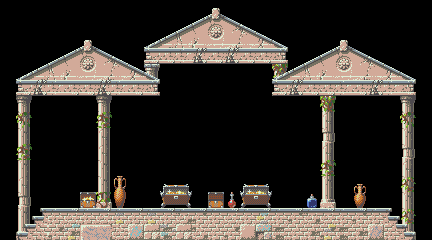

The image is a tile-based game level rendered from a .tmx file. Its description and complete source (layers, tilesets, objects, tile grids) follow:
An orthogonal 27x15 tile map with 16x16 px tiles, 4 tile layers (BG3, BG2, BG1, OV), 1 hidden layer not drawn, 2 tilesets.

<map version="1.4" tiledversion="1.4.2" orientation="orthogonal" renderorder="right-down" width="27" height="15" tilewidth="16" tileheight="16" infinite="0" nextlayerid="8" nextobjectid="1">
 <tileset firstgid="1" source="../Tsb/Ruins.tsx" />
 <tileset firstgid="369" source="../Tsb/Kcl.tsx" />
 <layer id="3" name="BG3" width="27" height="15">
  <data encoding="csv">
0,0,0,0,0,0,0,0,0,0,0,0,0,0,0,0,0,0,0,0,0,0,0,0,0,0,0,
0,0,0,0,0,0,0,0,0,0,0,0,0,0,0,0,0,0,0,0,0,0,0,0,0,0,0,
0,0,0,0,0,0,0,0,0,0,0,0,0,0,0,0,0,0,0,0,0,0,0,0,0,0,0,
0,0,0,0,0,0,0,0,0,0,0,0,0,0,0,0,0,0,0,0,0,0,0,0,0,0,0,
0,0,0,0,0,0,0,0,0,287,0,0,0,0,0,0,0,286,0,0,0,0,0,0,0,0,0,
0,0,0,0,0,0,0,0,0,0,0,0,0,0,0,0,0,0,0,0,0,0,0,0,0,0,0,
0,279,0,0,0,0,279,0,0,0,0,0,0,0,0,0,0,0,0,0,288,0,0,0,0,279,0,
0,311,0,0,0,0,333,0,0,0,0,0,0,0,0,0,0,0,0,0,325,0,0,0,0,311,0,
0,300,0,0,0,0,334,0,0,0,0,0,0,0,0,0,0,0,0,0,302,0,0,0,0,300,0,
0,333,0,0,0,0,334,0,0,0,0,0,0,0,0,0,0,0,0,0,334,0,0,0,0,302,0,
0,309,0,0,0,0,301,0,0,0,0,0,0,0,0,0,0,0,0,0,333,0,0,0,0,323,0,
0,323,0,0,0,0,300,0,0,0,0,0,0,0,0,0,0,0,0,0,309,0,0,0,0,310,0,
0,302,0,0,0,0,356,0,0,0,0,0,0,0,0,0,0,0,0,0,346,0,0,0,0,300,0,
0,300,0,0,0,0,0,0,0,0,0,0,0,0,0,0,0,0,0,0,0,0,0,0,0,310,0,
0,347,0,0,0,0,0,0,0,0,0,0,0,0,0,0,0,0,0,0,0,0,0,0,0,347,0
</data>
 </layer>
 <layer id="2" name="BG2" width="27" height="15">
  <data encoding="csv">
0,0,0,0,0,0,0,0,0,0,0,0,0,0,0,0,0,0,0,0,0,0,0,0,0,0,0,
0,0,0,0,0,0,0,0,0,0,0,0,0,0,0,0,0,0,0,0,0,0,0,0,0,0,0,
0,0,0,0,0,0,0,0,0,0,0,0,0,0,0,0,0,0,0,0,0,0,0,0,0,0,0,
0,0,0,0,0,0,0,0,0,5,7,8,6,7,6,7,7,9,0,0,0,0,0,0,0,0,0,
0,0,0,0,0,0,0,0,0,0,0,0,0,0,0,0,0,0,0,0,0,0,0,0,0,0,0,
0,5,6,8,7,7,6,8,7,9,0,0,0,0,0,0,0,5,6,7,7,8,7,6,8,9,0,
0,0,0,0,0,0,0,0,0,0,0,0,0,0,0,0,0,0,0,0,0,0,0,0,0,0,0,
0,0,0,0,0,0,0,0,0,0,0,0,0,0,0,0,0,0,0,0,0,0,0,0,0,0,0,
0,0,0,0,0,0,0,0,0,0,0,0,0,0,0,0,0,0,0,0,0,0,0,0,0,0,0,
0,0,0,0,0,0,0,0,0,0,0,0,0,0,0,0,0,0,0,0,0,0,0,0,0,0,0,
0,0,0,0,0,0,0,0,0,0,0,0,0,0,0,0,0,0,0,0,0,0,0,0,0,0,0,
0,0,0,0,0,0,0,199,0,0,155,156,0,0,0,155,156,0,0,0,0,0,200,0,0,0,0,
0,0,0,0,0,238,0,222,0,0,178,179,0,239,241,178,179,0,0,240,0,0,223,0,0,0,0,
0,0,0,0,0,0,0,0,0,0,0,0,0,0,0,0,0,0,0,0,0,0,0,0,0,0,0,
0,0,0,0,0,0,0,0,0,0,0,0,0,0,0,0,255,0,0,0,0,0,0,0,0,0,0
</data>
 </layer>
 <layer id="1" name="BG1" width="27" height="15">
  <data encoding="csv">
0,0,0,0,0,0,0,0,0,61,62,63,64,65,66,67,68,69,0,0,0,0,0,0,0,0,0,
0,0,0,0,0,0,0,0,0,84,85,86,87,88,89,90,91,92,0,0,0,0,0,0,0,0,0,
0,0,0,61,62,65,64,0,66,107,108,109,110,111,112,113,114,115,64,0,66,65,68,69,0,0,0,
0,84,85,86,87,88,89,90,91,92,0,0,0,0,0,84,85,84,85,86,87,88,89,90,91,92,0,
0,107,108,109,110,111,112,113,114,115,0,0,0,0,0,0,0,107,108,109,110,111,112,113,114,115,0,
0,0,0,0,0,0,0,0,0,0,0,0,0,0,0,0,0,0,0,0,0,0,0,0,0,0,0,
0,0,0,0,0,0,0,0,0,0,0,0,0,0,0,0,0,0,0,0,0,0,0,0,0,0,0,
0,0,0,0,0,0,0,0,0,0,0,0,0,0,0,0,0,0,0,0,0,0,0,0,0,0,0,
0,0,0,0,0,0,0,0,0,0,0,0,0,0,0,0,0,0,0,0,0,0,0,0,0,0,0,
0,0,0,0,0,0,0,0,0,0,0,0,0,0,0,0,0,0,0,0,0,0,0,0,0,0,0,
0,0,0,0,0,0,0,0,0,0,0,0,0,0,0,0,0,0,0,0,0,0,0,0,0,0,0,
0,0,0,0,0,0,0,0,0,0,0,0,0,0,0,0,0,0,0,0,0,0,0,0,0,0,0,
0,0,0,0,0,0,0,0,0,0,0,0,0,0,0,0,0,0,0,0,0,0,0,0,0,0,0,
0,0,32,2,1,2,1,47,3,47,3,25,24,2,1,2,48,2,24,25,1,2,24,2,4,0,0,
0,10,55,72,100,166,167,93,236,254,99,254,73,70,72,231,259,95,70,96,76,95,96,234,51,4,0
</data>
 </layer>
 <layer id="7" name="KCL" width="27" height="15" visible="0">
  <data encoding="csv">
0,0,0,0,0,0,0,0,0,0,0,0,0,0,0,0,0,0,0,0,0,0,0,0,0,0,0,
0,0,0,0,0,0,0,0,0,0,0,0,0,0,0,0,0,0,0,0,0,0,0,0,0,0,0,
0,0,0,0,0,0,0,0,0,0,0,0,0,0,0,0,0,0,0,0,0,0,0,0,0,0,0,
0,0,0,0,0,0,0,0,0,371,371,371,371,371,371,371,371,371,0,0,0,0,0,0,0,0,0,
0,0,0,0,0,0,0,0,0,0,0,0,0,0,0,0,0,0,0,0,0,0,0,0,0,0,0,
0,371,371,371,371,371,371,371,371,371,0,0,0,0,0,0,0,371,371,371,371,371,371,371,371,371,0,
0,0,0,0,0,0,0,0,0,0,0,0,0,0,0,0,0,0,0,0,0,0,0,0,0,0,0,
0,0,0,0,0,0,0,0,0,0,0,0,0,0,0,0,0,0,0,0,0,0,0,0,0,0,0,
0,0,0,0,0,0,0,0,0,0,0,0,0,0,0,0,0,0,0,0,0,0,0,0,0,0,0,
0,0,0,0,0,0,0,0,0,0,0,0,0,0,0,0,0,0,0,0,0,0,0,0,0,0,0,
0,0,0,0,0,0,0,0,0,0,0,0,0,0,0,0,0,0,0,0,0,0,0,0,0,0,0,
0,0,0,0,0,0,0,0,0,0,0,0,0,0,0,0,0,0,0,0,0,0,0,0,0,0,0,
0,0,0,0,0,0,0,0,0,0,0,0,0,0,0,0,0,0,0,0,0,0,0,0,0,0,0,
0,0,386,370,370,370,370,370,370,370,370,370,370,370,370,370,370,370,370,370,370,370,370,370,385,0,0,
0,386,370,370,370,370,370,370,370,370,370,370,370,370,370,370,370,370,370,370,370,370,370,370,370,385,0
</data>
 </layer>
 <layer id="6" name="OV" width="27" height="15">
  <data encoding="csv">
0,0,0,0,0,0,0,0,0,0,0,0,0,0,0,0,0,0,0,0,0,0,0,0,0,0,0,
0,0,0,0,0,0,0,0,0,0,0,0,0,0,0,0,0,0,0,0,0,0,0,0,0,0,0,
0,0,0,0,0,0,0,0,0,0,0,0,0,0,0,0,0,0,0,0,0,0,0,0,0,0,0,
0,0,0,0,0,0,0,0,0,0,0,0,0,0,0,0,0,0,0,0,0,0,0,0,0,0,0,
0,0,0,0,0,0,0,0,0,0,0,0,0,0,0,0,0,0,0,0,0,0,0,0,0,0,0,
0,0,0,0,0,0,0,0,0,0,0,0,0,0,0,0,0,0,0,0,0,0,0,0,0,0,0,
0,0,0,0,0,0,0,0,0,0,0,0,0,0,0,0,0,0,0,0,0,0,0,0,0,0,0,
0,0,0,0,0,0,0,0,0,0,0,0,0,0,0,0,0,0,0,0,0,0,0,0,0,0,0,
0,0,0,0,0,0,0,0,0,0,0,0,0,0,0,0,0,0,0,0,0,0,0,0,0,0,0,
0,0,0,0,0,0,0,0,0,0,0,0,0,0,0,0,0,0,0,0,0,0,0,0,0,0,0,
0,0,0,0,0,0,0,0,0,0,0,0,0,0,0,0,0,0,0,0,0,0,0,0,0,0,0,
0,0,0,0,0,0,0,0,0,0,0,0,0,0,0,0,0,0,0,0,0,0,0,0,0,0,0,
0,0,0,0,0,0,0,0,0,0,0,0,0,0,0,0,0,0,0,0,0,0,0,0,0,0,0,
0,0,0,0,0,0,0,0,0,0,0,0,0,0,0,0,0,0,0,0,0,0,0,0,0,0,0,
0,0,0,0,0,0,0,0,0,0,0,0,0,0,0,0,0,0,0,0,0,0,0,0,0,0,0
</data>
 </layer>
</map>